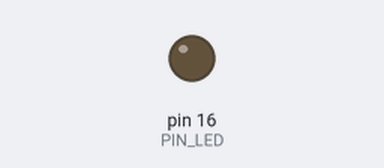
A sketch run on a simulated Arduino Uno, built with avr-gcc and run on an emulated ATmega328P. Shown: output pins drawn as LEDs (lit = HIGH).

Above: at 0.19 s.
At 3.0 s:
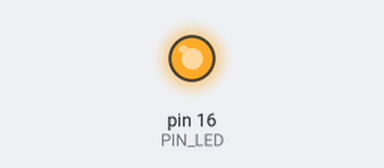
Timing chart, 0 to 8.0 s (numbered marks = the images above):
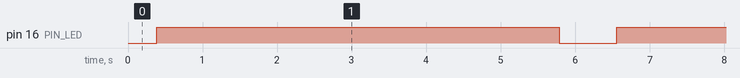

Measured:
- by itself, pin 16 (PIN_LED): alternates HIGH for 5.4 s and LOW for 0.77 s

The sketch:

006_pwm.ino
```cpp
/*
  文件名称：pwm.ino
  功能：PWM控制 示例
  作者：www.doit.am
  日期：2017-2
  版本：1.0
*/
#define PIN_LED 16

void setup() {
  pinMode(PIN_LED, OUTPUT);
  analogWrite(PIN_LED, 0);//模拟信号输出
}

void loop() {
  for (int i = 0; i < 1024; i++)
  {//电平升高，从明到暗
    analogWrite(PIN_LED, i);
    delay(3);
  }
  for (int i = 1023; i >= 0; i--)
  {//电平降低，从暗到明
    analogWrite(PIN_LED, i);
    delay(3);
  }
}
```
